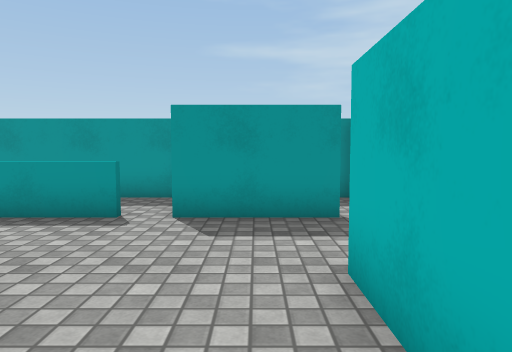
View 1 (above)

24 first-person views from a walk through a scene from a Unity 3-D project. The camera is 1.2 m above the floor, tilts 4° down and sees 70° across. The floor is counted in squares, 1 m on a side. Each view is taken from the middle of a square. On the plan, view 1 faces up. The plan holds only what a view shows up to about 15 squares ahead; the rest is blank. The place goes on beyond the plan. Door leaves are left out, so doorways stand open. Some surface patterns are stand-ins.

View 2
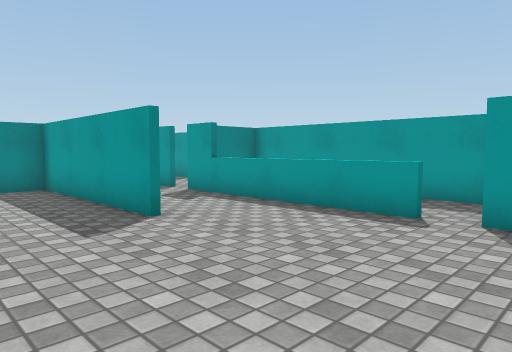

View 3
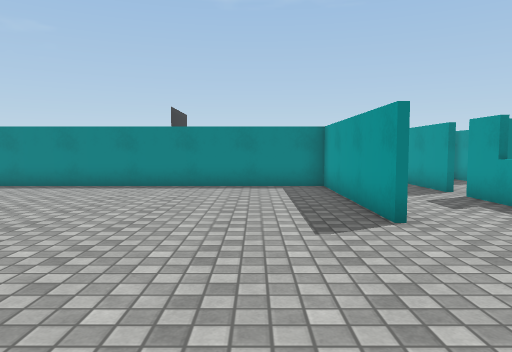

View 4
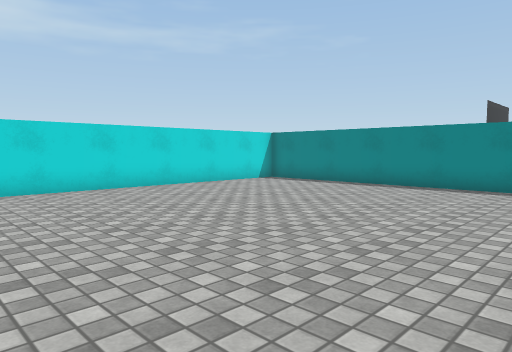

View 5
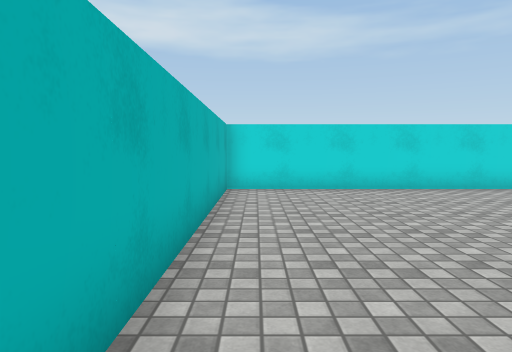

View 6
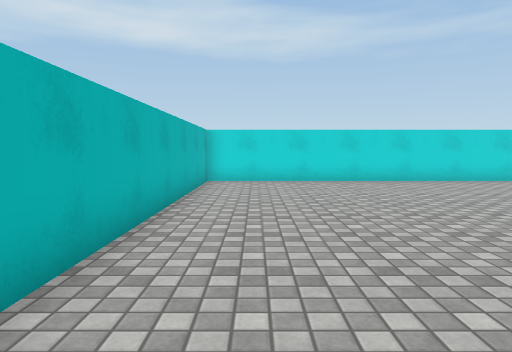

View 7
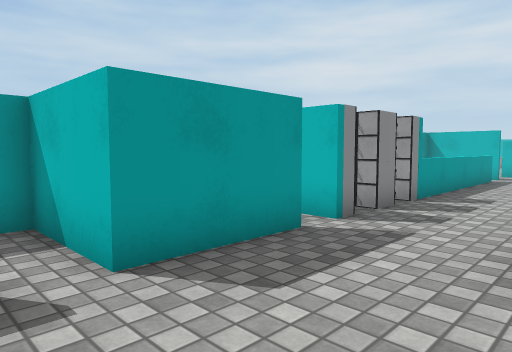

View 8
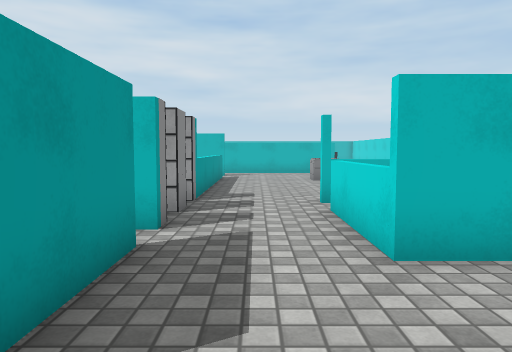

View 9
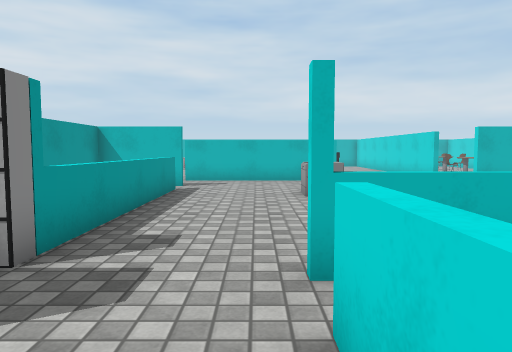

View 10
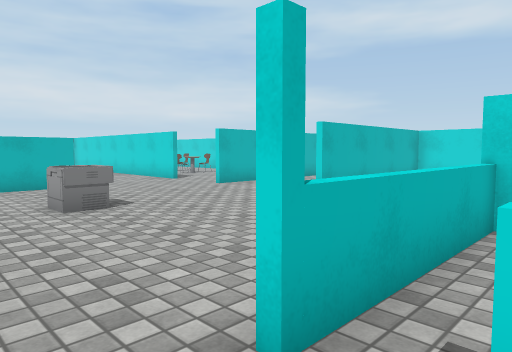

View 11
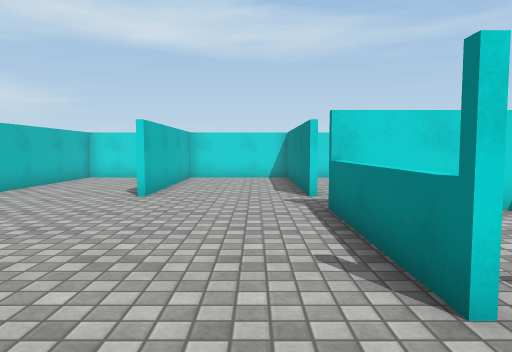

View 12
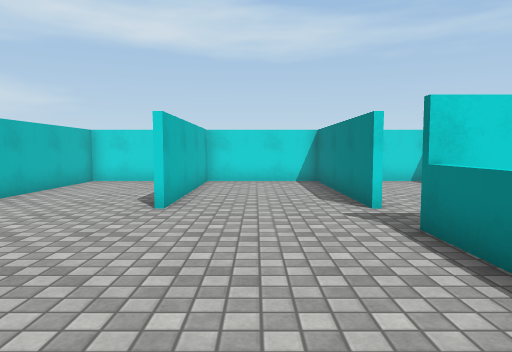

View 13
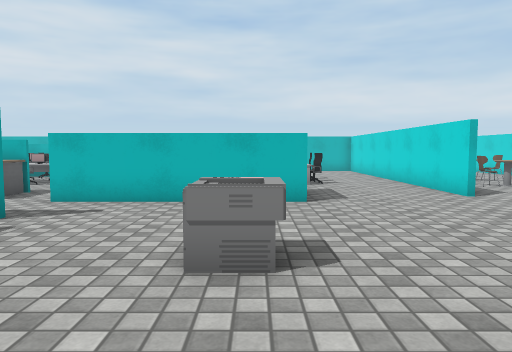

View 14
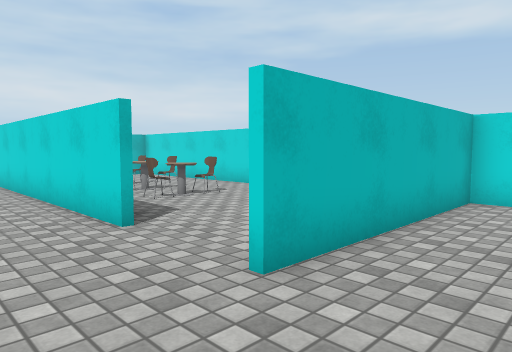

View 15
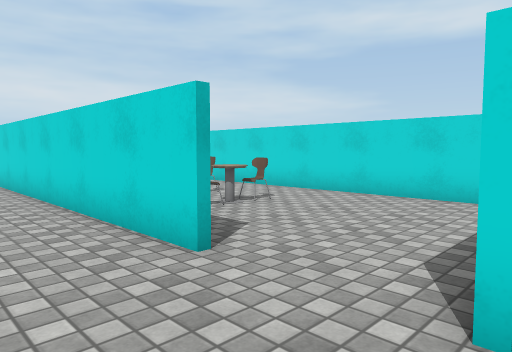

View 16
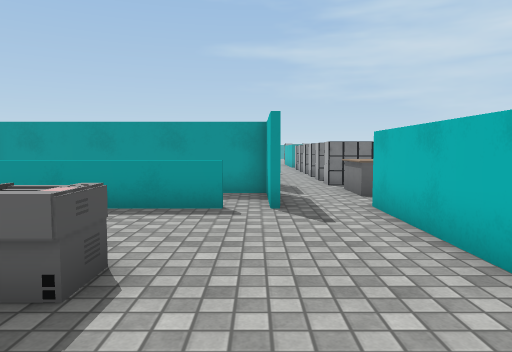

View 17
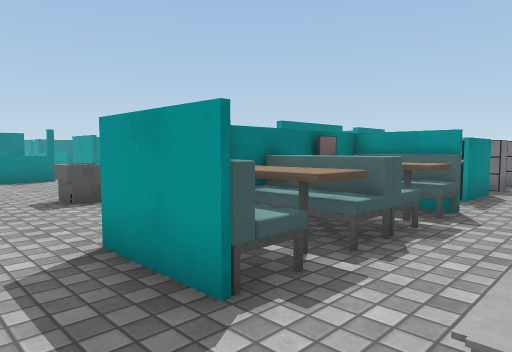

View 18
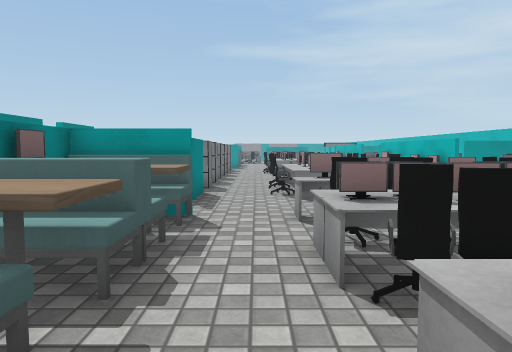

View 19
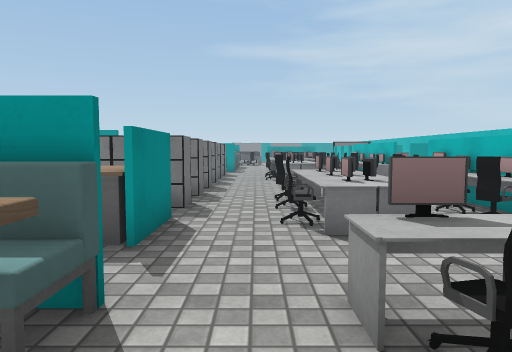

View 20
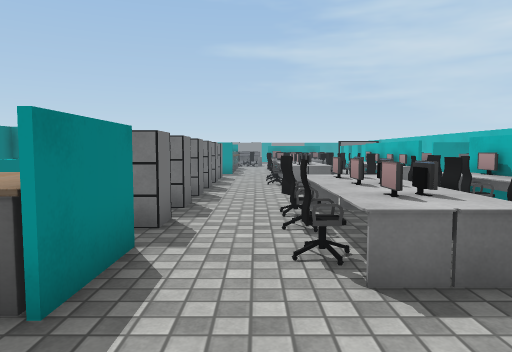

View 21
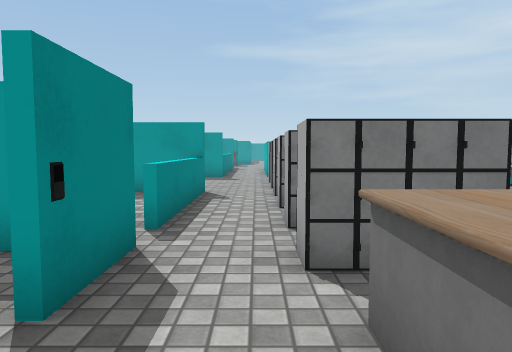

View 22
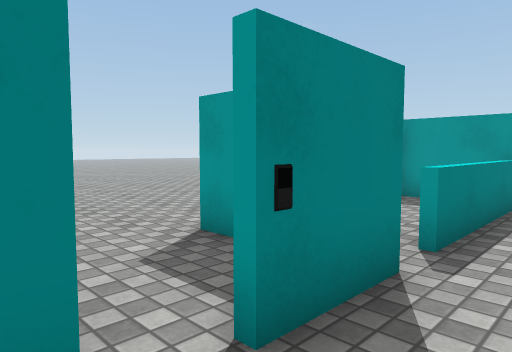

View 23
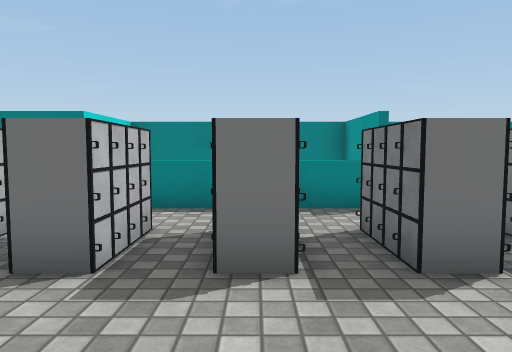

View 24
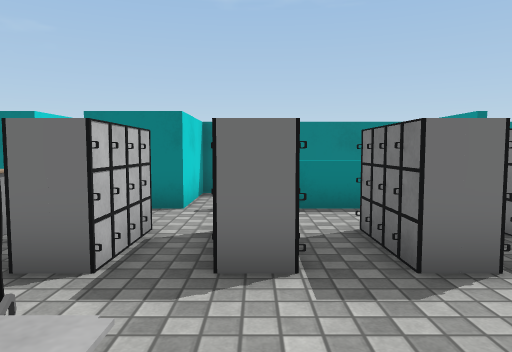

### Floor plan
Points are (right, up) in squares from view 1. A wall is a line through its corners. A room is listed if a view was taken in it or the views show most of it. See-through windows are left out.
Room 1 (views 1, 2, 3, 4, 5, 6, 7, 8)
walls: (-5.9, 3.3) (-12.3, 3.3) (-12.3, -8); (-2.4, 6.5) (-9.5, 6.5); (-10.5, 6.5) (-13.2, 6.5); (-11.1, -10.3) (0.9, -10.3) (0.9, 3.5); (1.6, 6.5) (-1.5, 6.5)
ways out: opening at (1, 5) to room 2; open door at (0.5, 3.5) to room 2; open door at (2, 6.5) to room 2; open door at (-10, 6.5); open door at (-2, 6.5)
Room 2 (views 9, 10)
walls: (0.9, 3.5) (4.4, 3.5)
ways out: opening at (1, 5) to room 1; open door at (0.5, 3.5) to room 1; open door at (2, 6.5) to room 1; opening at (6, 6) to room 3; open door at (5, 3.5) to room 3
objects: other object (3, 7); other object (4, 7); other object (5, 7)
Room 3 (views 11, 12, 13, 14, 15, 16, 17, 18, 19, 20, 21, 22, 23, 24)
walls: (17.6, 0.8) (16.5, 0.8) (16.5, 1.6); (16.5, 6.4) (16.5, 6.9); (18.9, 6.7) (16.5, 6.7); (17.4, -3.5) (18.5, -3.5); (14.5, 9.6) (14.5, 8.8); (21.4, -3.5) (23.5, -3.5); (14.5, 12.5) (14.5, 10.5); (5.5, 3.6) (5.5, -1.5); (5.5, -3.5) (5.5, -10.3) (9.9, -10.3) (9.9, -3.5); (16.1, -10.3) (23.5, -10.3); (11.9, -10.3) (14.4, -10.3) (14.4, -3.5)
low walls: (13.4, 6.5) (6.4, 6.5); (14.5, 18.5) (14.5, 13.5)
ways out: opening at (6, 6) to room 2; open door at (5, 3.5) to room 2; open door at (14.5, 13) to room 4; opening at (5, -2); open door at (5, -3.5); open door at (9.5, -3.5); open door at (14, -3.5); open door at (14, 6.5); open door at (14.5, 10)
objects: printer (12, 2) to (12, 3); other object (17, 3) to (19, 3); other object (17, 4) to (19, 4); monitor (17, 5); other object (17, 6) to (19, 6); other object (17, 9) to (18, 10); other object (17, 12); other object (17, 14); other object (17, 16); other object (17, 18); other object (18, 1) to (19, 2); other object (18, 5) to (19, 5); other object (18, 12); other object (18, 14); other object (18, 16); other object (20, -7) to (21, -6); chair (20, -6); chair (21, -8); chair (21, 0); chair (21, 2); chair (21, 3); other object (21, 4); chair (21, 5); chair (21, 6); monitor (21, 7); other object (21, 9); chair (21, 10); other object (21, 11); chair (21, 12); chair (21, 13); other object (21, 18); other object (22, -7) to (23, -7); other object (22, 0); monitor (22, 4); other object (22, 5); other object (22, 6); other object (22, 7); other object (22, 9); monitor (22, 10); monitor (22, 11); other object (22, 12); monitor (22, 13); other object (22, 18); other object (23, -8); other object (23, 4); other object (23, 5); desk (23, 7); other object (23, 10); chair (23, 11); other object (23, 13)
Room 4 (no view inside)
walls: (11.7, 18.5) (11.7, 12.5) (14.5, 12.5); (14.6, 18.5) (12.5, 18.5)
ways out: open door at (14.5, 13) to room 3

Where each view was taken, in squares from view 1:
view 1: 0 up, 0 right, facing up
view 2: 0 up, 0 right, facing up-left
view 3: 1 up, 0 right, facing left
view 4: 1 up, 0 right, facing down-left
view 5: 1 up, 0 right, facing down
view 6: 4 up, 1 left, facing down
view 7: 3 up, 3 left, facing up-right
view 8: 5 up, 3 left, facing right
view 9: 4 up, 2 right, facing right
view 10: 5 up, 4 right, facing down-right
view 11: 6 up, 7 right, facing down
view 12: 4 up, 8 right, facing down
view 13: 2 up, 8 right, facing right
view 14: 1 down, 12 right, facing down-right
view 15: 1 down, 14 right, facing down-right
view 16: 1 down, 14 right, facing up
view 17: 1 down, 21 right, facing up-left
view 18: 0 up, 20 right, facing up
view 19: 4 up, 20 right, facing up
view 20: 6 up, 20 right, facing up
view 21: 8 up, 16 right, facing up
view 22: 9 up, 16 right, facing up-left
view 23: 16 up, 22 right, facing left
view 24: 14 up, 22 right, facing left
